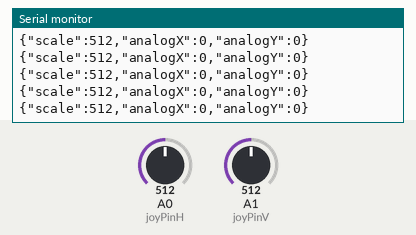
This sketch was run on a simulated Arduino Uno, built with avr-gcc and run on an emulated ATmega328P. Shown: the last lines printed to the serial monitor. The inputs (shaded band) are chosen by the test bench; at power-on: A0 (joyPinH) = 512, A1 (joyPinV) = 512.

Above: at 1.2 s.
1.3 s: A0 (joyPinH) set to 716
At 1.66 s:
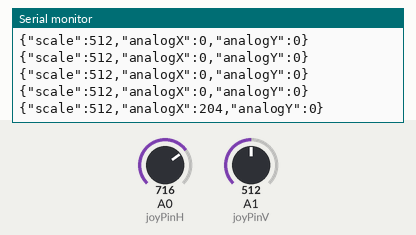
2.8 s: A1 (joyPinV) set to 716
At 2.87 s:
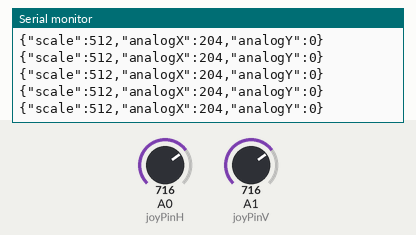
4.3 s: A0 (joyPinH) set to 900
At 4.47 s:
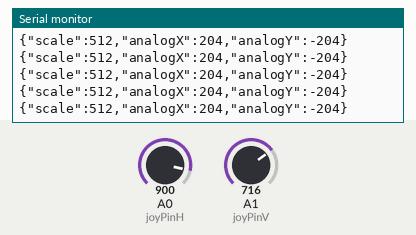
5.8 s: A1 (joyPinV) set to 900
At 5.88 s:
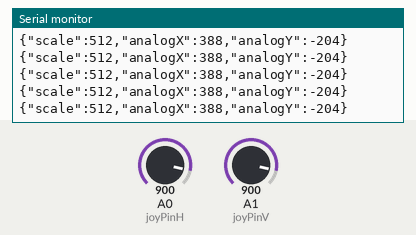
Timing chart, 0 to 8.3 s (numbered marks = the images above; inputs shaded):
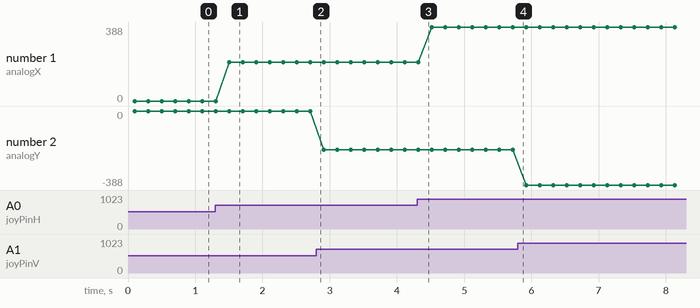

The sketch:

JoyStickController.ino
```cpp
// (licence header left out)
int joyPinH = 0;
int joyPinV = 1;

void setup() {
  Serial.begin(9600);
}

char buf[256];

void loop() {
  int valueH = analogRead(joyPinH);
  delay(100);
  int valueV = analogRead(joyPinV);
  sprintf(buf,"{\"scale\":512,\"analogX\":%i,\"analogY\":%i}",valueH-512,(valueV-512)*-1);
  Serial.println(buf);
  delay(100);
}
```

Measured:
- after the input at 1.3 s, the serial monitor: prints a new line after 0.21 s (image 1)
- plotted number 1: 0 → 204 after the input at 1.3 s, 204 → 388 after the input at 4.3 s
- plotted number 2: 0 → -204 after the input at 2.8 s, -204 → -388 after the input at 5.8 s
